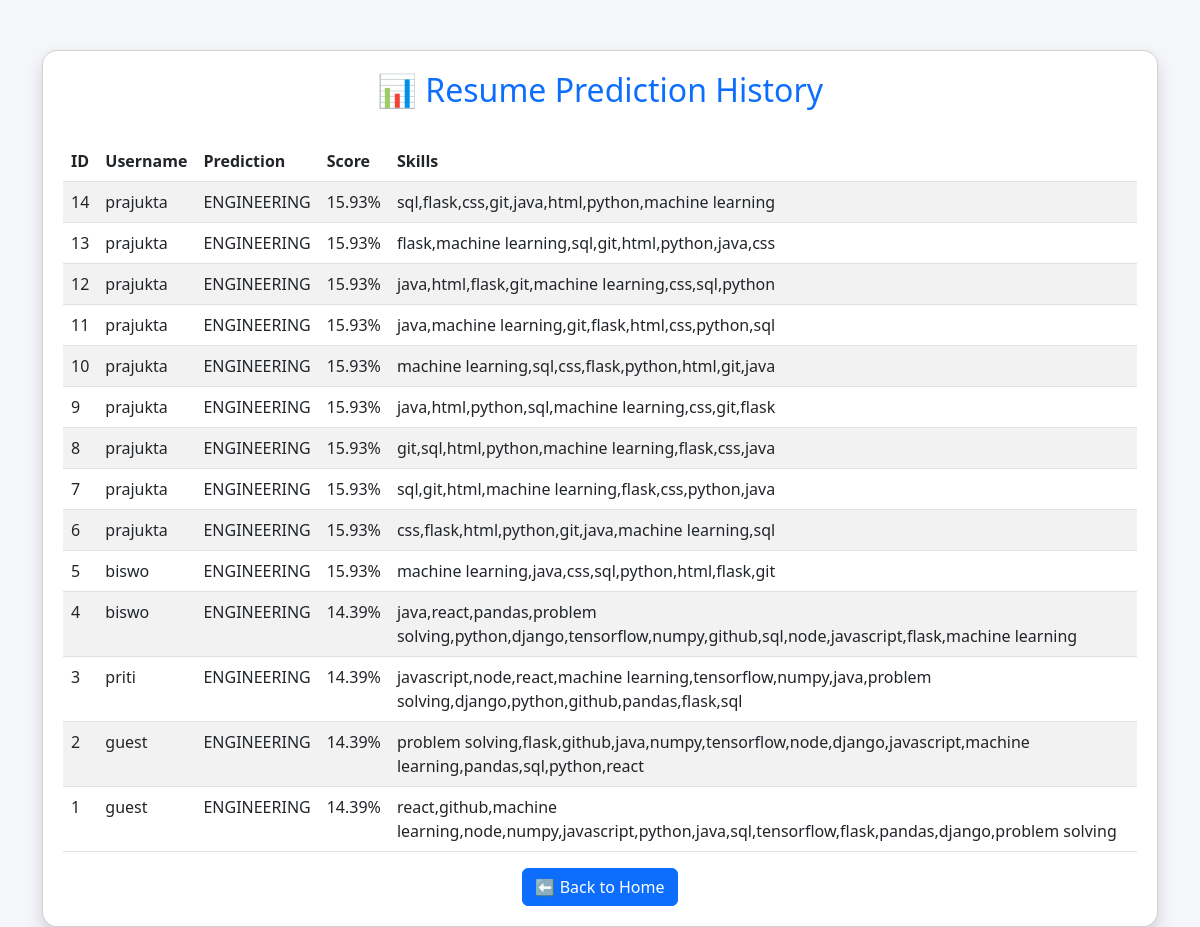
Screenshot of /history (signed in) with the database file from the repository.
### tables this page shows
CREATE TABLE history (
            id INTEGER PRIMARY KEY AUTOINCREMENT,
            username TEXT,
            prediction TEXT,
            score REAL,
            skills TEXT
        );

### app.py (the view)
@app.route("/history")
def history():
    if "user" not in session:
        return redirect("/login")
    conn = sqlite3.connect("users.db")
    c = conn.cursor()
    c.execute("SELECT * FROM history ORDER BY id DESC")
    data = c.fetchall()
    conn.close()
    return render_template("history.html", data=data)

### templates/history.html (shortened to what this page needs)
<!DOCTYPE html>
<html>
<head>
    <link href="https://cdn.jsdelivr.net/npm/bootstrap@5.3.0/dist/css/bootstrap.min.css" rel="stylesheet">
</head>
<body>
<div class="container">
    <div class="card shadow">
        <h2 class="text-center text-primary">📊 Resume Prediction History</h2>
        <table class="table table-striped mt-4">
            <thead>
                <tr>
                    <th>ID</th>
                    <th>Username</th>
                    <th>Prediction</th>
                    <th>Score</th>
                    <th>Skills</th>
                </tr>
            </thead>
            <tbody>
                {% for row in data %}
                <tr>
                    <td>{{ row[0] }}</td>
                    <td>{{ row[1] }}</td>
                    <td>{{ row[2] }}</td>
                    <td>{{ row[3] }}%</td>
                    <td>{{ row[4] }}</td>
                </tr>
                {% endfor %}
            </tbody>
        </table>
        <div class="text-center">
            <a href="/" class="btn btn-primary">⬅ Back to Home</a>
        </div>
    </div>
</div>
</body>
</html>

### templates/history.html (style rules this page uses)
body { background: #f4f6f9; }
.container { margin-top: 50px; }
.card { padding: 20px; border-radius: 15px; }

### rows the page displays
history: id "14", username "prajukta", prediction "ENGINEERING", score "15.93", skills "sql,flask,css,git,java,html,python,machine learning"
history: id "13", username "prajukta", prediction "ENGINEERING", score "15.93", skills "flask,machine learning,sql,git,html,python,java,css"
history: id "12", username "prajukta", prediction "ENGINEERING", score "15.93", skills "java,html,flask,git,machine learning,css,sql,python"
history: id "11", username "prajukta", prediction "ENGINEERING", score "15.93", skills "java,machine learning,git,flask,html,css,python,sql"
history: id "10", username "prajukta", prediction "ENGINEERING", score "15.93", skills "machine learning,sql,css,flask,python,html,git,java"
history: id "9", username "prajukta", prediction "ENGINEERING", score "15.93", skills "java,html,python,sql,machine learning,css,git,flask"
history: id "8", username "prajukta", prediction "ENGINEERING", score "15.93", skills "git,sql,html,python,machine learning,flask,css,java"
history: id "7", username "prajukta", prediction "ENGINEERING", score "15.93", skills "sql,git,html,machine learning,flask,css,python,java"
history: id "6", username "prajukta", prediction "ENGINEERING", score "15.93", skills "css,flask,html,python,git,java,machine learning,sql"
history: id "5", username "biswo", prediction "ENGINEERING", score "15.93", skills "machine learning,java,css,sql,python,html,flask,git"
history: id "4", username "biswo", prediction "ENGINEERING", score "14.39", skills "java,react,pandas,problem solving,python,django,tensorflow,numpy,github,sql,node,javascript,flask,machine learning"
history: id "3", username "priti", prediction "ENGINEERING", score "14.39", skills "javascript,node,react,machine learning,tensorflow,numpy,java,problem solving,django,python,github,pandas,flask,sql"
history: id "2", username "guest", prediction "ENGINEERING", score "14.39", skills "problem solving,flask,github,java,numpy,tensorflow,node,django,javascript,machine learning,pandas,sql,python,react"
history: id "1", username "guest", prediction "ENGINEERING", score "14.39", skills "react,github,machine learning,node,numpy,javascript,python,java,sql,tensorflow,flask,pandas,django,problem solving"
